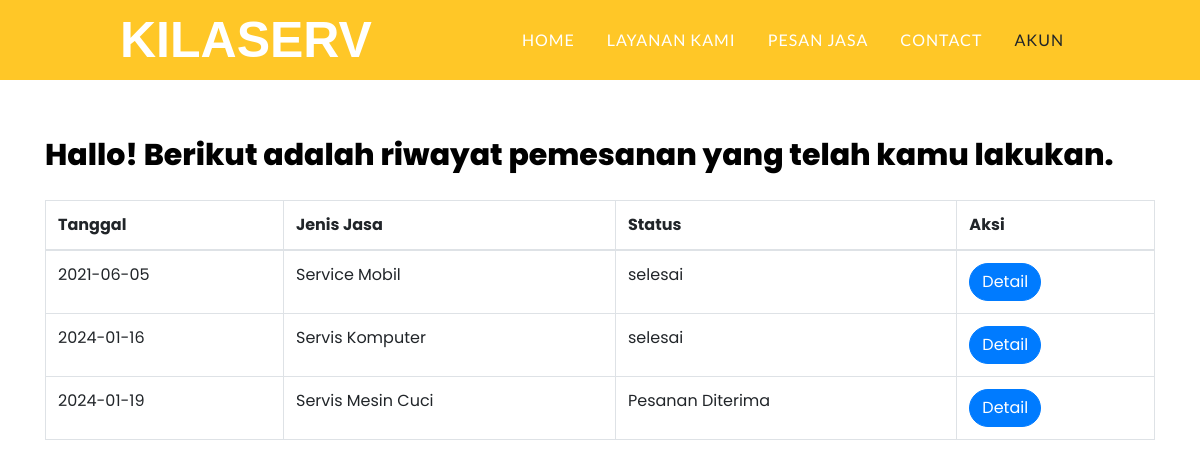
The app's page /riwayatpemesanan.php (signed in) with its own data.
### tables this page shows
CREATE TABLE IF NOT EXISTS `pemesanan` (
  `id_pemesanan` int(11) NOT NULL AUTO_INCREMENT,
  `jenis_jasa` varchar(100) NOT NULL,
  `id_user` int(11) NOT NULL,
  `tanggal_pemesanan` date NOT NULL,
  `nama_pemesan` varchar(100) NOT NULL,
  `telepon_pemesan` int(15) NOT NULL,
  `alamat_pemesan` varchar(100) NOT NULL,
  `keluhan_pemesan` varchar(500) NOT NULL,
  `biaya_transport` int(11) NOT NULL,
  `biaya_jasa` int(100) NOT NULL,
  `biaya_tambahan` int(100) NOT NULL,
  `total_biaya` int(100) NOT NULL,
  `keterangan` varchar(1000) NOT NULL,
  `mekanik` varchar(1000) NOT NULL,
  `status_pemesanan` varchar(100) NOT NULL DEFAULT 'Pesanan Diterima',
  PRIMARY KEY (`id_pemesanan`)
);

### riwayatpemesanan.php (the view, shortened to what this page needs)
<!doctype html>
<html lang="en">
  <head>
    <link rel="stylesheet" href="https://maxcdn.bootstrapcdn.com/bootstrap/4.0.0/css/bootstrap.min.css">
    <link rel="stylesheet" href="css/riwayatpemesanan.css">
  </head>
  <body>
  <?php include 'menu.php'; ?>
  <div class="container">
    <h3>Hallo! Berikut adalah riwayat pemesanan yang telah kamu lakukan.</h3>
    <table class="table table-bordered">
            <thead>
                <tr>
                    <th>Tanggal</th>
                    <th>Jenis Jasa</th>
                    <th>Status</th>
                    <th>Aksi</th>
                </tr>
            </thead>
            <tbody>
                <?php
                    $id_pemesan = $_SESSION["login"]['id_user'];
                    $ambil=$koneksi->query("SELECT * FROM pemesanan WHERE id_user = '$id_pemesan'");?>
                <?php while($pecah = $ambil->fetch_assoc()){; ?>
                <tr>
                    <td><?php echo $pecah['tanggal_pemesanan']; ?></td>
                    <td><?php echo $pecah['jenis_jasa']; ?></td>
                    <td><?php echo $pecah['status_pemesanan']; ?></td>
                    <td>
                        <a href="nota.php?id=<?php echo $pecah['id_pemesanan'];?>" class="btn btn-primary">Detail</a>
                    </td>
                </tr>
                <?php } ?>
            </tbody>
        </table>
    </div>
  </body>
</html>

### css/riwayatpemesanan.css (style rules this page uses)
.container { margin-top: 50px; }
.table { position: relative; margin-top: 20px; }
.btn { border-radius: 20px; }

### css/style.css (style rules this page uses)
* { text-decoration: none; margin: 0px; padding: 0px; }
body { margin: 0px; padding: 0px; font-family: 'Poppins', 'sans-serif'; overflow-x: hidden; }
h3 { font-weight: 800; font-size: 30px; margin-bottom: 20px; color: black; width: 100%; line-height: 50px; }

### records on screen
pemesanan: tanggal_pemesanan "2021-06-05", jenis_jasa "Service Mobil", status_pemesanan "selesai"
pemesanan: tanggal_pemesanan "2024-01-16", jenis_jasa "Servis Komputer", status_pemesanan "selesai"
pemesanan: tanggal_pemesanan "2024-01-19", jenis_jasa "Servis Mesin Cuci", status_pemesanan "Pesanan Diterima"
